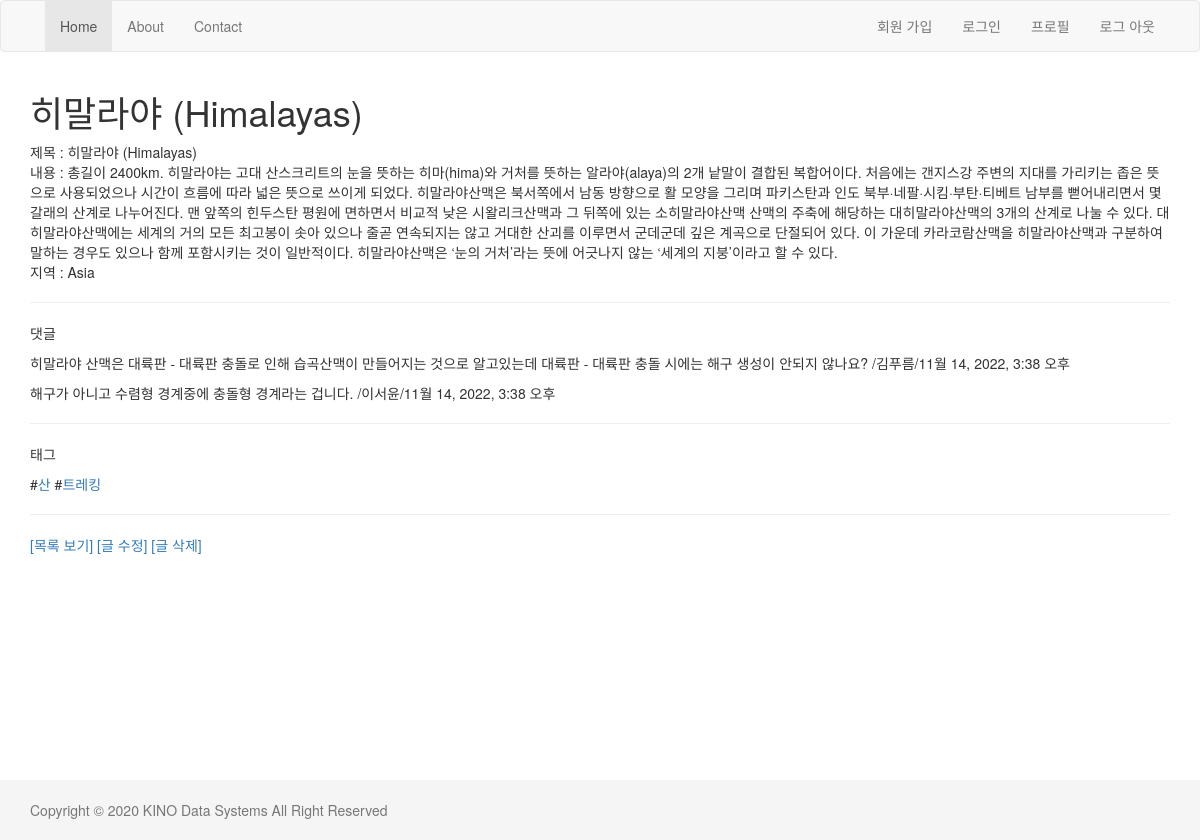
The app's page /blog/2/ with its own data.
### blog/models.py (models this page shows, shortened)
class Post(models.Model):
    class Meta:
        ordering = ['-id']
    REGION_CHOICE = (
                        ('Africa','아프리카'),
                        ('Europe','유럽'),
                        ('Oceania','오세아니아'),
                        ('Asia','아시아'),
                        ('North America','북아메리카'),
                        ('South America','남아메리카'),
                        )
    title = models.CharField('제목', max_length=250)
    body = models.TextField('내용')
    region = models.CharField('지역',max_length=20,choices=REGION_CHOICE, default='Asia')
    created = models.DateField(auto_now_add=True)
    updated = models.DateTimeField(auto_now=True)
    tags = models.ManyToManyField('Tag')

class Comment(models.Model):
    post = models.ForeignKey(Post, on_delete=models.CASCADE)
    author = models.CharField(max_length=20)
    message = models.TextField()
    created = models.DateField(auto_now_add=True)
    updated = models.DateTimeField(auto_now=True)

class Tag(models.Model):
    name = models.CharField(max_length=50, unique=True)

### blog/views.py (the view)
# urls.py: path('<int:id>/', views.detail, name='detail'),
def detail(request, id):
    post = get_object_or_404(Post, id=id)
    comment_list = post.comment_set.all()
    tag_list = post.tags.all()
    return render(request, 'blog/detail.html', {'post':post, 'comment_all':comment_list, 'tag_list': tag_list})

### blog/templates/blog/detail.html
{% extends "layout.html" %} {% block title %} Post 상세보기 {% endblock %}
{% block content %}
<h1>{{post.title}}</h1>
제목 : {{post.title}} <br />
내용 : {{post.body}} <br />
지역 : {{post.region}} <br />
<hr />
<p>댓글</p>
{% for comment in comment_all %}
<p>{{comment.message}} /{{comment.author}}/{{comment.updated}}</p>
{% empty %} 댓글이 존재하지 않습니다. {% endfor %}
<hr />
<p>태그</p>
{% for tag in tag_list %} #<a href="/blog/tag/{{tag.id}}">{{tag.name}}</a>
{% endfor %}
<hr />
<a href="{% url 'blog:list' %}">[목록 보기]</a>
<a href="{% url 'blog:update' post.id %}">[글 수정]</a>
<a href="{% url 'blog:delete' post.id %}">[글 삭제]</a>
{% endblock %}

### templates/layout.html (style rules this page uses)
html { position: relative; min-height: 100% }
body { margin-bottom: 60px }

### records on screen
Post: title "히말라야 (Himalayas)", body "총길이 2400km. 히말라야는 고대 산스크리트의 눈을 뜻하는 히마(hima)와 거처를 뜻하는 알라야(alaya)의 2개 낱말이 결합된 복합어이다. 처음에는 갠지스강 주변의 지대를 가리키는 좁은 뜻으로 사용되었으나 시간이 흐름에 따라 넓은 뜻으로 쓰이게 되었다. 히말라야산맥은 북서쪽에서 남동 방향으로 활 모양을 그리며 파키스탄과 인도 북부·네팔·시킴·부탄·티베트 남부를 뻗어내리면서 몇 갈래의 산계로 나누어진다. 맨 앞쪽의 힌두스탄 평원에 면하면서 비교적 낮은 시왈리크산맥과 그 뒤쪽에 있는 소히말라야산맥 산맥의 주축에 해당하는 대히말라야산맥의 3개의 산계로 나눌 수 있다. 대히말라야산맥에는 세계의 거의 모든 최고봉이 솟아 있으나 줄곧 연속되지는 않고 거대한 산괴를 이루면서 군데군데 깊은 계곡으로 단절되어 있다. 이 가운데 카라코람산맥을 히말라야산맥과 구분하여 말하는 경우도 있으나 함께 포함시키는 것이 일반적이다. 히말라야산맥은 ‘눈의 거처’라는 뜻에 어긋나지 않는 ‘세계의 지붕’이라고 할 수 있다.", region "Asia"
Comment: message "히말라야 산맥은 대륙판 - 대륙판 충돌로 인해 습곡산맥이 만들어지는 것으로 알고있는데 대륙판 - 대륙판 충돌 시에는 해구 생성이 안되지 않나요?", author "김푸름", updated "11월 14, 2022, 3:38 오후"
Comment: message "해구가 아니고 수렴형 경계중에 충돌형 경계라는 겁니다.", author "이서윤", updated "11월 14, 2022, 3:38 오후"
Tag: name "산"
Tag: name "트레킹"
